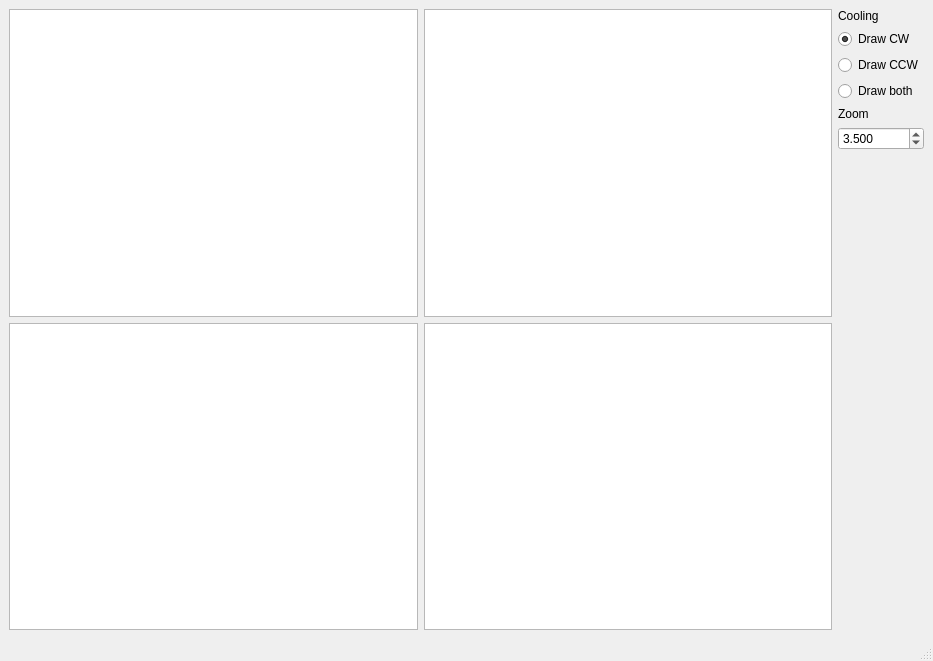
<?xml version="1.0" encoding="UTF-8"?>
<ui version="4.0">
 <class>MainWindow</class>
 <widget class="QMainWindow" name="MainWindow">
  <property name="geometry">
   <rect>
    <x>0</x>
    <y>0</y>
    <width>933</width>
    <height>661</height>
   </rect>
  </property>
  <property name="windowTitle">
   <string>lab1</string>
  </property>
  <widget class="QWidget" name="centralwidget">
   <layout class="QHBoxLayout" name="horizontalLayout">
    <item>
     <layout class="QGridLayout" name="gridLayout">
      <item row="0" column="0">
       <widget class="QGraphicsView" name="drawArea1"/>
      </item>
      <item row="0" column="1">
       <widget class="QGraphicsView" name="drawArea2"/>
      </item>
      <item row="1" column="0">
       <widget class="QGraphicsView" name="drawArea3"/>
      </item>
      <item row="1" column="1">
       <widget class="QGraphicsView" name="drawArea4"/>
      </item>
     </layout>
    </item>
    <item>
     <layout class="QVBoxLayout" name="verticalLayout">
      <item>
       <widget class="QLabel" name="label_2">
        <property name="text">
         <string>Cooling</string>
        </property>
       </widget>
      </item>
      <item>
       <widget class="QRadioButton" name="cwRB">
        <property name="text">
         <string>Draw CW</string>
        </property>
        <property name="checked">
         <bool>true</bool>
        </property>
       </widget>
      </item>
      <item>
       <widget class="QRadioButton" name="ccwRB">
        <property name="text">
         <string>Draw CCW</string>
        </property>
       </widget>
      </item>
      <item>
       <widget class="QRadioButton" name="bothRB">
        <property name="text">
         <string>Draw both</string>
        </property>
       </widget>
      </item>
      <item>
       <widget class="QLabel" name="label">
        <property name="text">
         <string>Zoom</string>
        </property>
       </widget>
      </item>
      <item>
       <widget class="QDoubleSpinBox" name="zoomSB">
        <property name="decimals">
         <number>3</number>
        </property>
        <property name="minimum">
         <double>0.010000000000000</double>
        </property>
        <property name="maximum">
         <double>10.000000000000000</double>
        </property>
        <property name="singleStep">
         <double>0.010000000000000</double>
        </property>
        <property name="value">
         <double>3.500000000000000</double>
        </property>
       </widget>
      </item>
      <item>
       <spacer name="verticalSpacer">
        <property name="orientation">
         <enum>Qt::Vertical</enum>
        </property>
        <property name="sizeHint" stdset="0">
         <size>
          <width>20</width>
          <height>40</height>
         </size>
        </property>
       </spacer>
      </item>
     </layout>
    </item>
   </layout>
  </widget>
  <widget class="QMenuBar" name="menubar">
   <property name="geometry">
    <rect>
     <x>0</x>
     <y>0</y>
     <width>933</width>
     <height>21</height>
    </rect>
   </property>
  </widget>
  <widget class="QStatusBar" name="statusbar"/>
 </widget>
 <resources/>
 <connections/>
</ui>
